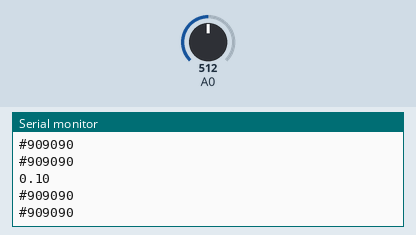
This sketch was run on a simulated Arduino Uno, built with avr-gcc and run on an emulated ATmega328P. Shown: the last lines printed to the serial monitor. The inputs (shaded band) are chosen by the test bench; at power-on: A0 = 512. EEPROM starts erased.

Above: at 1.2 s.
1.3 s: A0 set to 716
At 1.33 s:
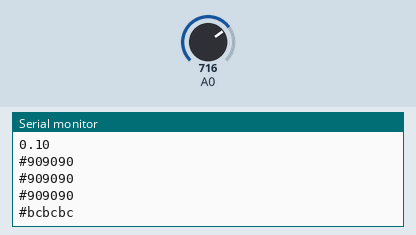
3.2 s: A0 set to 900
At 3.24 s:
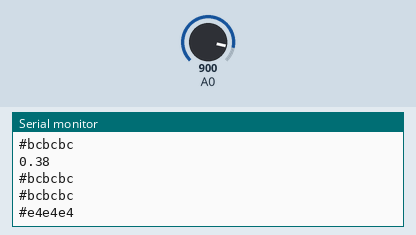
5.1 s: A0 set to 1023
At 5.15 s:
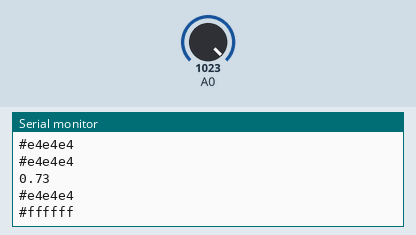
7.0 s: A0 set to 122
At 7.16 s:
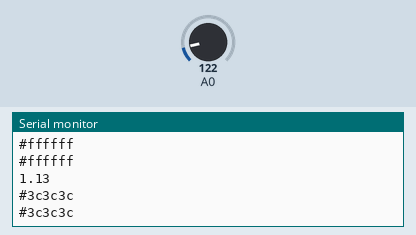
8.9 s: A0 set to 265
At 8.97 s:
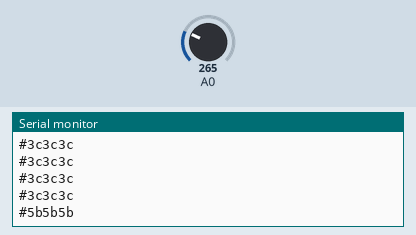
Timing chart, 0 to 11.9 s (numbered marks = the images above; inputs shaded):
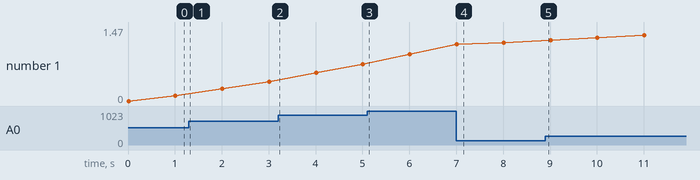

Measured:
- after the input at 1.3 s, the serial monitor: prints a new line at once (image 1)
- after the input at 3.2 s, the serial monitor: prints a new line at once (image 2)
- after the input at 5.1 s, the serial monitor: prints a new line after 0.05 s (image 3)
- after the input at 7.0 s, the serial monitor: prints a new line after 0.06 s (image 4)
- after the input at 8.9 s, the serial monitor: prints a new line after 0.07 s (image 5)
- plotted number 1: 0.1 → 0.38 after the input at 1.3 s, 0.38 → 0.73 after the input at 3.2 s, 0.73 → 0.93 after the input at 5.1 s, 0.93 → 1.16 after the input at 7.0 s, 1.16 → 1.47 after the input at 8.9 s

The sketch:

arduino.ino
```cpp
#include "EEPROM.h"
#include "color.h"
#include "math.h"
// math.h isnan fonksiyonu için

int analog;
float volt;
Color color;

typedef struct Watt{
  bool init = false;
  float val;
}watt;

watt _watt;

void setup() {

  color = Color();
  /*
  _watt.val = 0.0f;
  _watt.init = false;
  EEPROM.put(0, _watt);
  */

  Serial.begin(9600); // 9600 baud olarak serial portu ayarla
  cli(); // tüm kesmeler devre dışı

  TCCR1A = 0; // TCCR1A kaydedicisini 0'la
  // TCCR1A bitleri -> COM1A1 COM1A0 COM1B1 COM1B0 - - WGM11 WGM10
  TCCR1B = 0; // TCCR1B kaydedicisini 0'la
  // TCCR1B bitleri -> ICNC1 ICES1 - WGM13 WGM12 CS12 CS11 CS10
  TCNT1 = 0; // kullanımına göre ICR1 veya OCR1A değerine eşitlendiğinde sıfırlanır
  OCR1A = 15624; // (16*10^6 / 1024)-1  16 bit kaydedici -> OCR1AH OCR1AL
  TCCR1B |= (1 << WGM12); // CTC modunu aktif eder.
  // CTC -> daha önce set edilen sayaca eşit olunca aktif olan kesme
  TCCR1B |= (1 << CS12) | (1 << CS10); // adımlar arası geçen osilatör hızının 1024'e ayarlandı
  TIMSK1 |= (1 << OCIE1A); // timer1 kesmesi aktif hale getirildi

  sei(); // tüm kesmeler aktif
}

void loop() {
  analog = analogRead(A0);
  volt = 5*analog/1023.0; // analog değer 0-1023 arasında yer alır
  Serial.println(color.toHex(volt)); // #222222 ile #ffffff arasında değer üret
  delay(100);
}


ISR(TIMER1_COMPA_vect){ // Timer fonksiyonu

  EEPROM.get(0, _watt); // EEPROM üzerinden değeri oku
  if(isnan(_watt.val) || !_watt.init || 4294967040.0 < _watt.val || _watt.val < -4294967040.0){
    // baslatilmadiysa veya overflow olduysa veya sayi olmadiysa sifirla
    _watt.val = 0.04f*volt; // başlangıç olarak 40mA*okunan voltu ata
    _watt.init = true; // daha önce başlatılıp başlatılmadığını kontrol etmek için
    EEPROM.put(0, _watt); // atanan değeri EEPROM'a yaz
  }else{
    _watt.val += 0.04f*volt; // okunan değere 40mA*okunan volt'u ekle
    EEPROM.put(0, _watt); // EEPROM'a eklenmiş değeri yaz
  }
  Serial.println(_watt.val); // Seri port üzerinden eklenmiş değeri ilet
}
```

color.cpp
```cpp
#include "color.h"

Color::Color(){
	minVal = 34;
	maxVal = 255;
}

String Color::toHex(float val){
    val += 0.77F; // (5+0.77)*(255-34)/5.0 = 255 | 0.77*(255-34)/5.0 = 34 yani 0x22
    int color = (int)(val*(maxVal-minVal)/5.0F);
    return "#"+String(color, HEX)+String(color, HEX)+String(color, HEX);
}
```

color.h
```cpp
#ifndef COLOR_H

#define COLOR_H

#include "Arduino.h"

class Color{
	private:
		int minVal, maxVal;
	public:
		Color();
        String toHex(float val);
};

#endif
```
